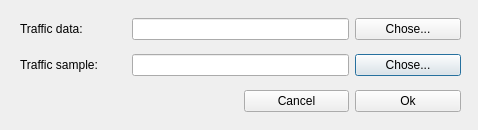
<?xml version="1.0" encoding="UTF-8"?>
<ui version="4.0">
 <class>TrafficModeInitDlg</class>
 <widget class="QDialog" name="TrafficModeInitDlg">
  <property name="geometry">
   <rect>
    <x>0</x>
    <y>0</y>
    <width>478</width>
    <height>130</height>
   </rect>
  </property>
  <property name="windowTitle">
   <string>Select traffic files</string>
  </property>
  <property name="modal">
   <bool>true</bool>
  </property>
  <widget class="QWidget" name="gridLayoutWidget">
   <property name="geometry">
    <rect>
     <x>20</x>
     <y>10</y>
     <width>441</width>
     <height>111</height>
    </rect>
   </property>
   <layout class="QGridLayout" name="gridLayout">
    <item row="2" column="3">
     <widget class="QPushButton" name="chooseSampleFileButton">
      <property name="text">
       <string>Chose...</string>
      </property>
     </widget>
    </item>
    <item row="0" column="0">
     <widget class="QLabel" name="dataLabel">
      <property name="mouseTracking">
       <bool>false</bool>
      </property>
      <property name="text">
       <string>&lt;html&gt;&lt;head/&gt;&lt;body&gt;&lt;p&gt;Traffic data:&lt;/p&gt;&lt;/body&gt;&lt;/html&gt;</string>
      </property>
     </widget>
    </item>
    <item row="0" column="1" colspan="2">
     <widget class="QLineEdit" name="dataFileName"/>
    </item>
    <item row="2" column="1" colspan="2">
     <widget class="QLineEdit" name="sampleFileName">
      <property name="text">
       <string/>
      </property>
     </widget>
    </item>
    <item row="3" column="3">
     <widget class="QPushButton" name="okButton">
      <property name="text">
       <string>Ok</string>
      </property>
     </widget>
    </item>
    <item row="2" column="0">
     <widget class="QLabel" name="label_2">
      <property name="text">
       <string>Traffic sample:</string>
      </property>
     </widget>
    </item>
    <item row="0" column="3">
     <widget class="QPushButton" name="chooseDataFileButton">
      <property name="text">
       <string>Chose...</string>
      </property>
     </widget>
    </item>
    <item row="3" column="2">
     <widget class="QPushButton" name="cancelButton">
      <property name="text">
       <string>Cancel</string>
      </property>
     </widget>
    </item>
   </layout>
  </widget>
 </widget>
 <tabstops>
  <tabstop>dataFileName</tabstop>
  <tabstop>chooseDataFileButton</tabstop>
  <tabstop>sampleFileName</tabstop>
  <tabstop>chooseSampleFileButton</tabstop>
 </tabstops>
 <resources/>
 <connections>
  <connection>
   <sender>cancelButton</sender>
   <signal>clicked()</signal>
   <receiver>TrafficModeInitDlg</receiver>
   <slot>reject()</slot>
   <hints>
    <hint type="sourcelabel">
     <x>290</x>
     <y>103</y>
    </hint>
    <hint type="destinationlabel">
     <x>164</x>
     <y>98</y>
    </hint>
   </hints>
  </connection>
  <connection>
   <sender>okButton</sender>
   <signal>clicked()</signal>
   <receiver>TrafficModeInitDlg</receiver>
   <slot>accept()</slot>
   <hints>
    <hint type="sourcelabel">
     <x>405</x>
     <y>105</y>
    </hint>
    <hint type="destinationlabel">
     <x>59</x>
     <y>94</y>
    </hint>
   </hints>
  </connection>
 </connections>
</ui>
